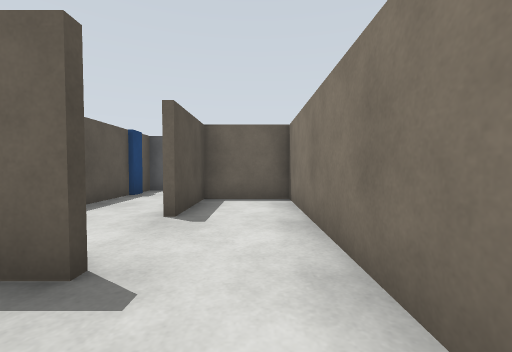
View 1 (above)

24 first-person views from a walk through a Gazebo world. The camera is 0.86 m above the floor, tilts 2° down and sees 90° across. The floor is counted in squares, 1 m on a side. Each view is taken from the middle of a square. On the plan, view 1 faces up. The plan holds only what a view shows up to about 10 squares ahead; the rest is blank.

View 2
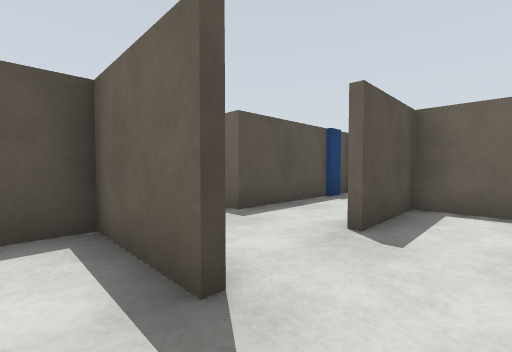

View 3
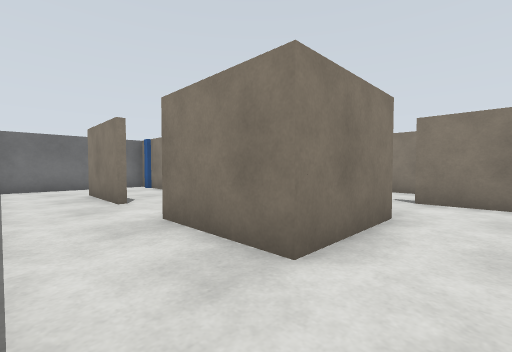

View 4
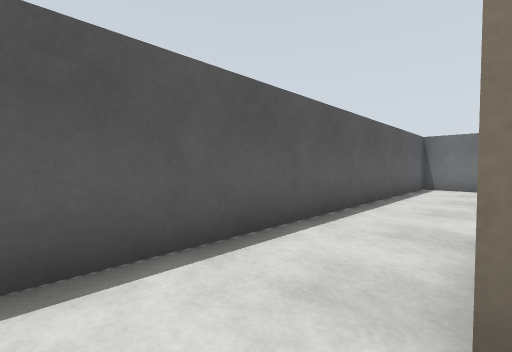

View 5
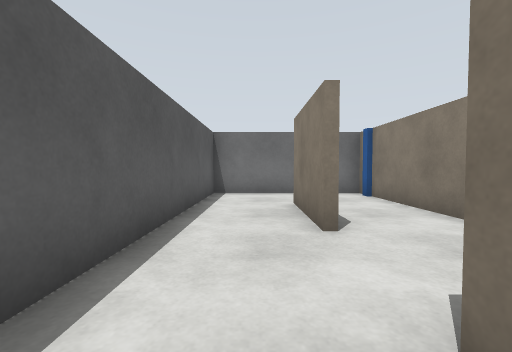

View 6
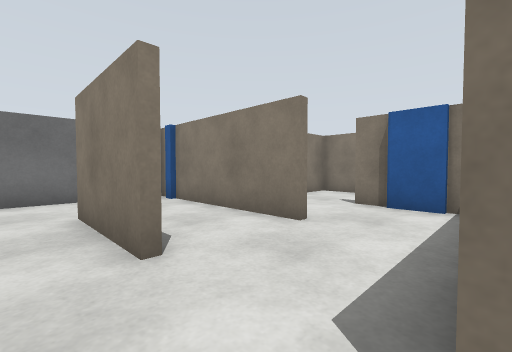

View 7
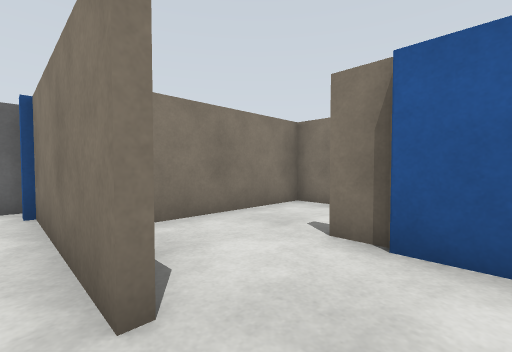

View 8
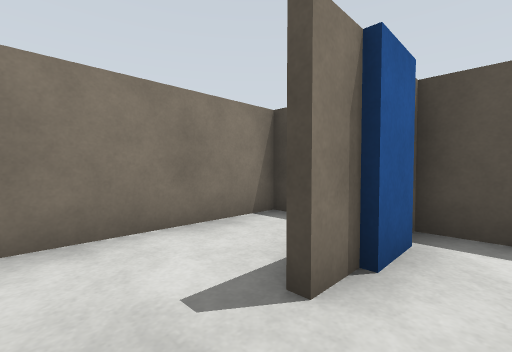

View 9
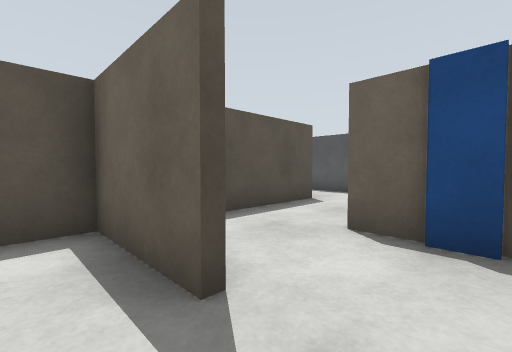

View 10
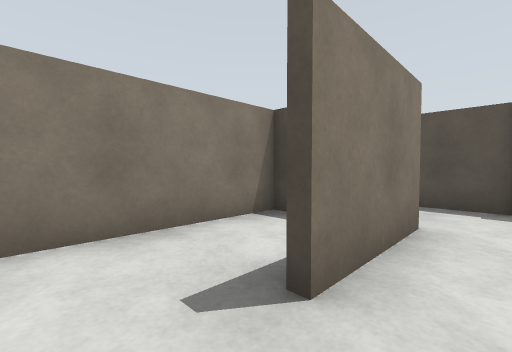

View 11
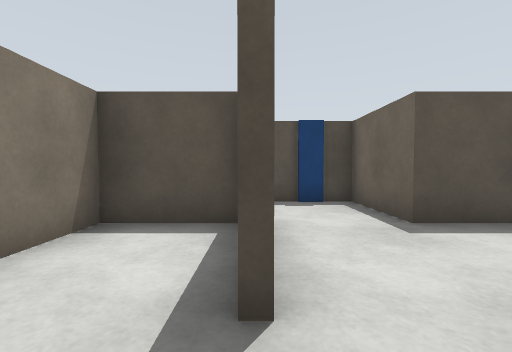

View 12
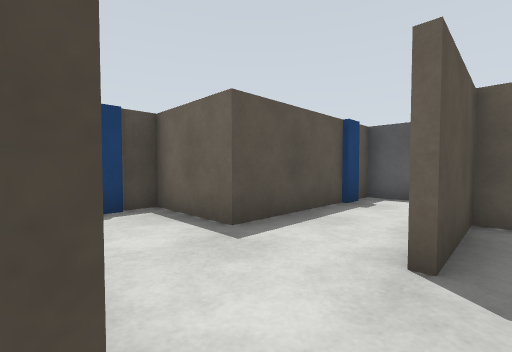

View 13
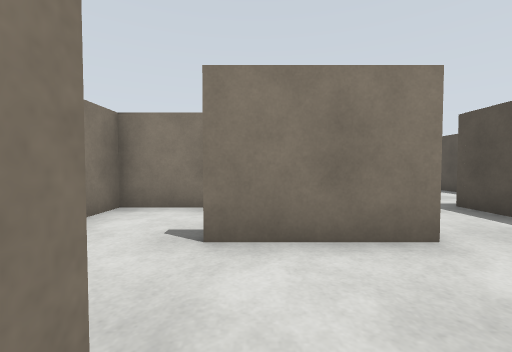

View 14
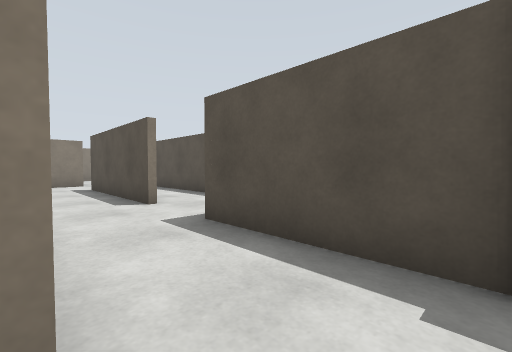

View 15
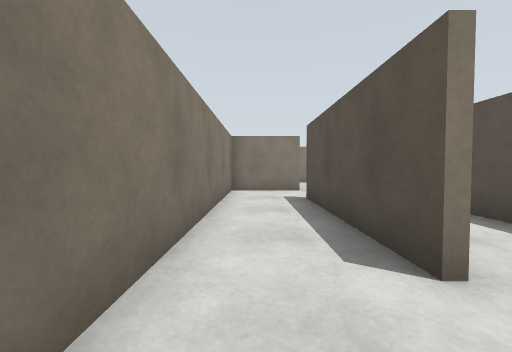

View 16
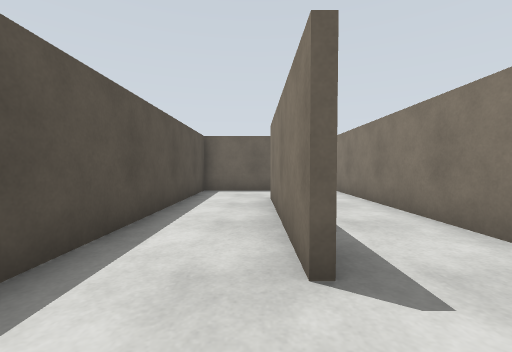

View 17
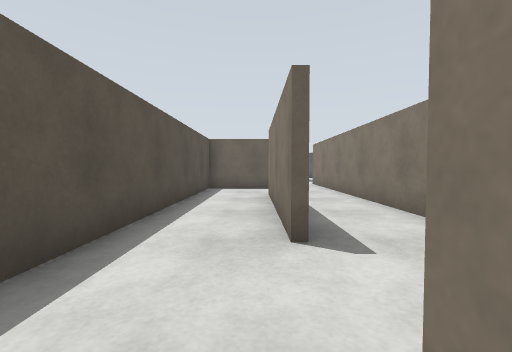

View 18
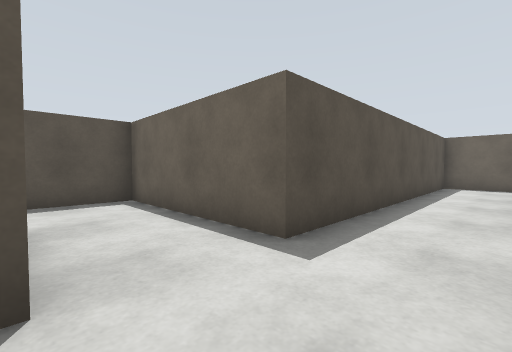

View 19
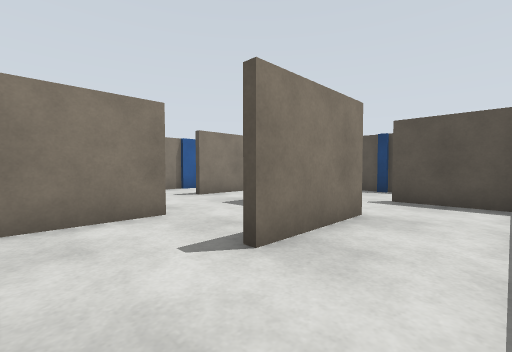

View 20
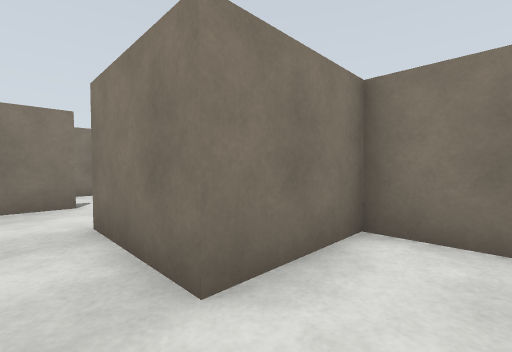

View 21
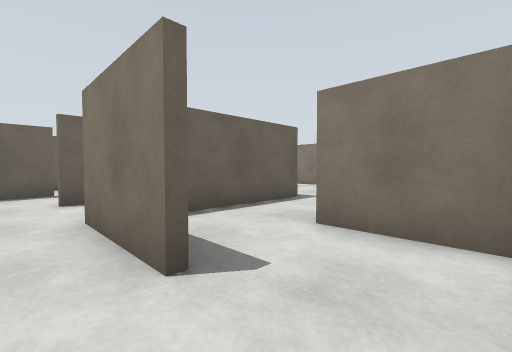

View 22
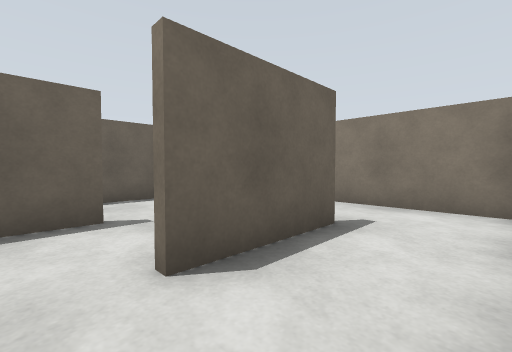

View 23
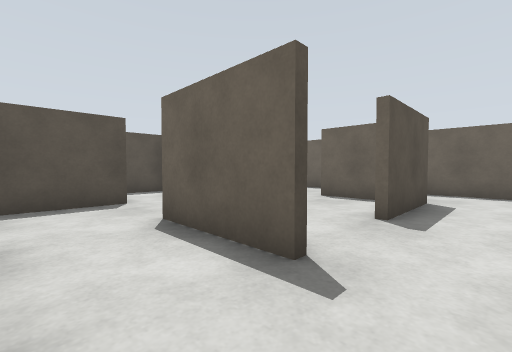

View 24
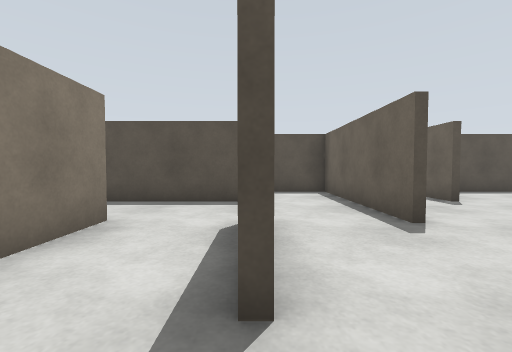

### Floor plan
Key: @ floor where view 1 was taken; # wall or solid block; . floor; B blue box.
Columns run from 19 left of view 1 to 9 right of it. Each row starts with its distance up from view 1.
 10                ##############
  9                #............#
  8                B............#
  7                #..###..###..#
  6                #..#.#...... #
  5                #..#.#......B#
  4              ###....#..#B##
  3              B......#....#
  2              #.###..#B#..#
  1 #            #.#....#....#
  0 #.        #  #.#...@#....#
 -1 #..    #######.# #########
 -2  ....  ...#....#
 -3   #..###..#..#.#
 -4    ....##.#..#.#
 -5     ....#.#..#.#
 -6 ######....#..#.#
 -7 #.........#..#.#
 -8   #..###..#..#.#
 -9   # ......#....
-10    #......#....#
-11    #.######..###
-12    #.#.......#
-13     .#..###..#.
-14    B....#.... .#
-15    #....#....
-16       ###.###
-17        ...
-18       ##..
-19        ..

Where each view was taken, in squares from view 1:
view 1: 0 up, 0 right, facing up
view 2: 1 up, 0 right, facing up-left
view 3: 9 up, 3 left, facing down-right
view 4: 7 up, 3 left, facing up-right
view 5: 8 up, 0 right, facing right
view 6: 8 up, 1 right, facing down-right
view 7: 5 up, 2 right, facing down-right
view 8: 3 up, 5 right, facing down-left
view 9: 1 up, 5 right, facing up-left
view 10: 3 up, 0 right, facing down-left
view 11: 2 up, 0 right, facing left
view 12: 2 up, 1 left, facing up-left
view 13: 5 up, 2 left, facing down
view 14: 3 up, 4 left, facing down-left
view 15: 1 down, 5 left, facing down
view 16: 10 down, 7 left, facing up
view 17: 11 down, 7 left, facing up
view 18: 13 down, 7 left, facing up-left
view 19: 11 down, 7 left, facing down-left
view 20: 12 down, 13 left, facing down-right
view 21: 15 down, 15 left, facing up-right
view 22: 10 down, 15 left, facing up-right
view 23: 10 down, 10 left, facing up-left
view 24: 8 down, 10 left, facing left
